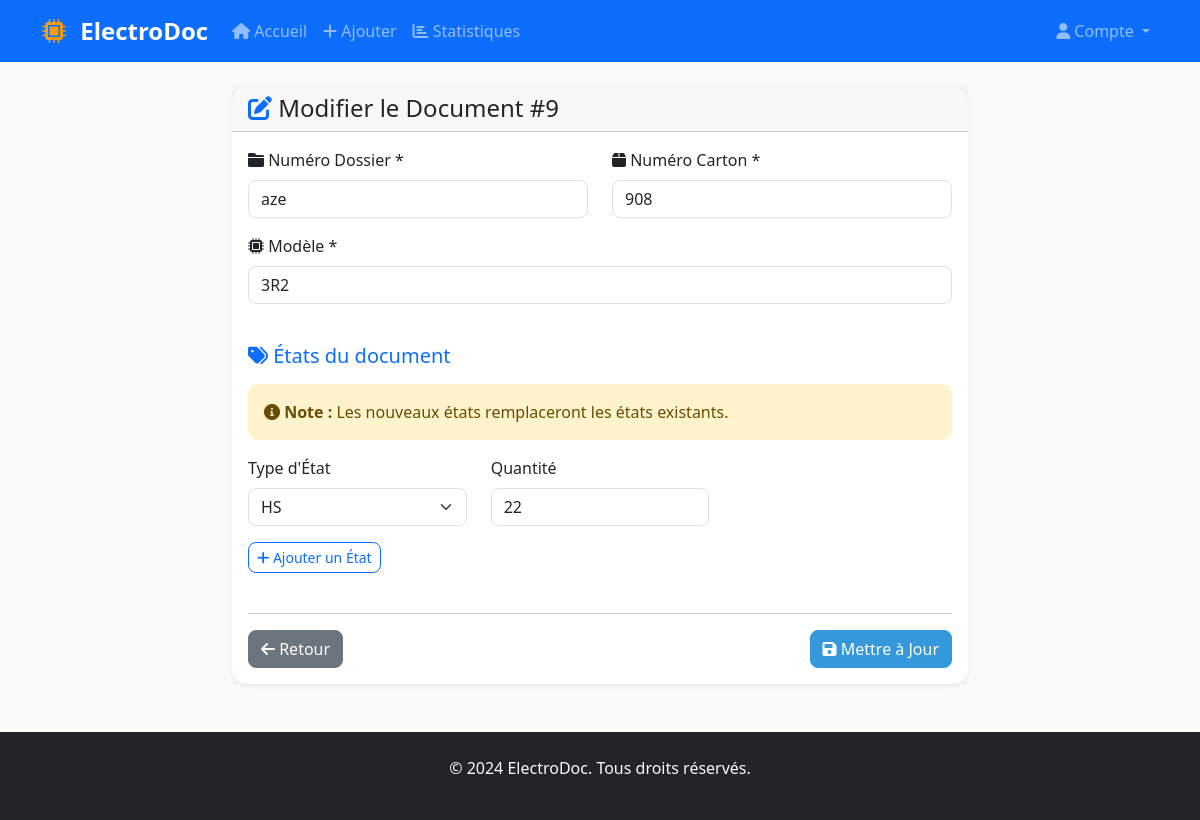
/edit/9 (signed in), run on the app's committed database.
### app.py (models this page shows, shortened)
class Document(db.Model):
    __tablename__ = 'documents'
    id = db.Column(db.Integer, primary_key=True)
    numero_dossier = db.Column(db.String(100), nullable=False, unique=True)
    numero_carton = db.Column(db.String(100), nullable=False)
    modele = db.Column(db.String(100), nullable=False)
    states = db.relationship('DocumentState', backref='document', lazy='dynamic', cascade='all, delete-orphan')

class DocumentState(db.Model):
    __tablename__ = 'document_states'
    id = db.Column(db.Integer, primary_key=True)
    document_id = db.Column(db.Integer, db.ForeignKey('documents.id'), nullable=False)
    state_type = db.Column(db.String(50), nullable=False)
    sub_state = db.Column(db.String(200))
    quantity = db.Column(db.Integer, nullable=True)
    def get_sub_states(self):
        return self.sub_state.split(',') if self.sub_state else []

### app.py (the view, shortened to what this page needs)
@app.route('/edit/<int:id>', methods=['GET', 'POST'])
def edit_document(id):
    if not is_logged_in():
        return redirect(url_for('auth.login'))
    document = Document.query.get_or_404(id)
    etats = [{'id': etat, 'nom': etat} for etat in ALL_ETATS]
    selected_etats = [state.state_type for state in document.states]
    return render_template('edit_document.html', document=document, etats=etats, selected_etats=selected_etats)

### app.py (called while the page is built)
def is_logged_in():
    return 'user_id' in session

### templates/edit_document.html (shortened to what this page needs)
{% extends "base.html" %}
{% block content %}
<div class="row justify-content-center">
  <div class="col-md-8">
    <div class="card">
      <div class="card-header">
        <h4 class="card-title mb-0">
          <i class="fas fa-edit text-primary"></i> Modifier le Document #{{ document.id }}
        </h4>
      </div>
      <div class="card-body">
        <form method="POST">
          <div class="row mb-4">
            <div class="col-md-6 mb-3">
              <label for="numero_dossier" class="form-label">
                <i class="fas fa-folder"></i> Numéro Dossier *
              </label>
              <input type="text" class="form-control" id="numero_dossier" name="numero_dossier"
                     value="{{ document.numero_dossier }}" required>
            </div>
            <div class="col-md-6 mb-3">
              <label for="numero_carton" class="form-label">
                <i class="fas fa-box"></i> Numéro Carton *
              </label>
              <input type="text" class="form-control" id="numero_carton" name="numero_carton"
                     value="{{ document.numero_carton }}" required>
            </div>
            <div class="col-12 mb-3">
              <label for="modele" class="form-label">
                <i class="fas fa-microchip"></i> Modèle *
              </label>
              <input type="text" class="form-control" id="modele" name="modele"
                     value="{{ document.modele }}" required>
            </div>
          </div>
          <div class="row mb-4">
            <div class="col-12">
              <h5 class="text-primary mb-3">
                <i class="fas fa-tags"></i> États du document
              </h5>
              <div class="alert alert-warning">
                <i class="fas fa-info-circle"></i>
                <strong>Note :</strong> Les nouveaux états remplaceront les états existants.
              </div>
              <div id="states-container">
                {% for state in document.states %}
                  {% set sub_states = state.get_sub_states() %}
                  <div class="state-row row mb-3">
                    <div class="col-md-4">
                      <label class="form-label">Type d'État</label>
                      <select class="form-select state-type" name="etats" required>
                        {% for etat in etats %}
                          <option value="{{ etat.id }}" {% if etat.id == state.state_type %}selected{% endif %}>
                            {{ etat.nom }}
                          </option>
                        {% endfor %}
                      </select>
                    </div>
                    <div class="col-md-4">
                      <label class="form-label">Quantité</label>
                      <input type="number" class="form-control" name="quantities"
                             value="{{ state.quantity or 1 }}" min="1" required>
                    </div>
                    <div class="col-md-4 d-flex align-items-end">
                    </div>
                  </div>
                {% endfor %}
              </div>
              <button type="button" class="btn btn-outline-primary btn-sm" id="add-state-btn">
                <i class="fas fa-plus"></i> Ajouter un État
              </button>
            </div>
          </div>
          <div class="row">
            <div class="col-12">
              <hr>
              <div class="d-flex justify-content-between">
                <a href="{{ url_for('dashboard') }}" class="btn btn-secondary">
                  <i class="fas fa-arrow-left"></i> Retour
                </a>
                <button type="submit" class="btn btn-primary">
                  <i class="fas fa-save"></i> Mettre à Jour
                </button>
              </div>
            </div>
          </div>
        </form>
      </div>
    </div>
  </div>
</div>
{% endblock %}

### templates/base.html (style rules this page uses)
:root { --primary-color: #2c3e50; --secondary-color: #3498db; --success-color: #27ae60; --warning-color: #f39c12; --danger-color: #e74c3c; }
body { background-color: #f8f9fa; font-family: 'Segoe UI', Tahoma, Geneva, Verdana, sans-serif; }
.card { border: none; border-radius: 15px; box-shadow: 0 0.125rem 0.25rem rgba(0, 0, 0, 0.075); transition: all 0.3s ease; }
.btn { border-radius: 8px; font-weight: 500; transition: all 0.3s ease; }
.btn-primary { background-color: var(--secondary-color); border-color: var(--secondary-color); }
.alert { border-radius: 10px; border: none; }
.form-control, .form-select { border-radius: 8px; border: 1px solid #dee2e6; }

### data on the page
Document: id "9", numero_dossier "aze", numero_carton "908", modele "3R2"
DocumentState: etats "HS", quantities "22"
